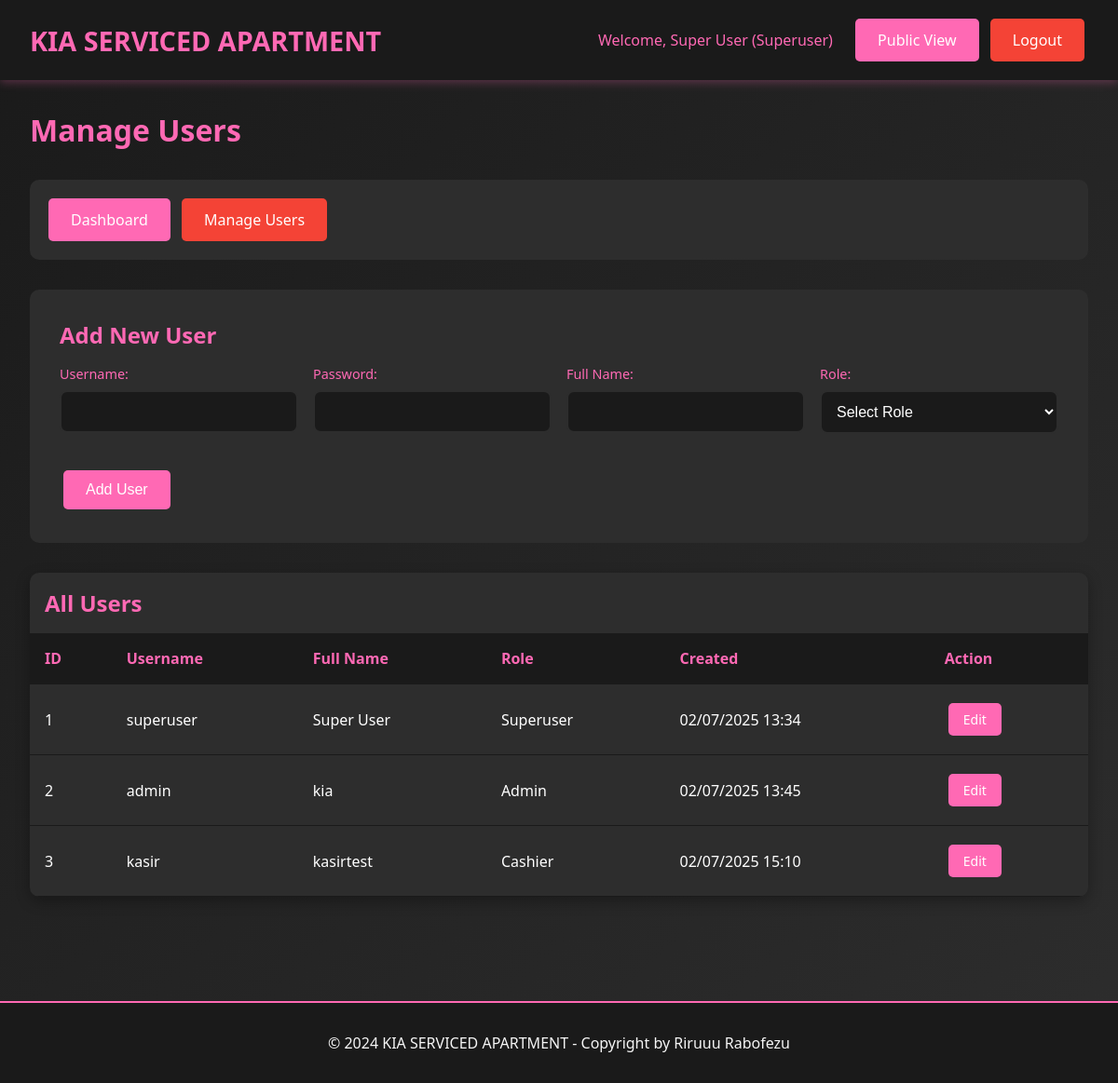
Before: /admin/users.php (signed in) with the older database file.
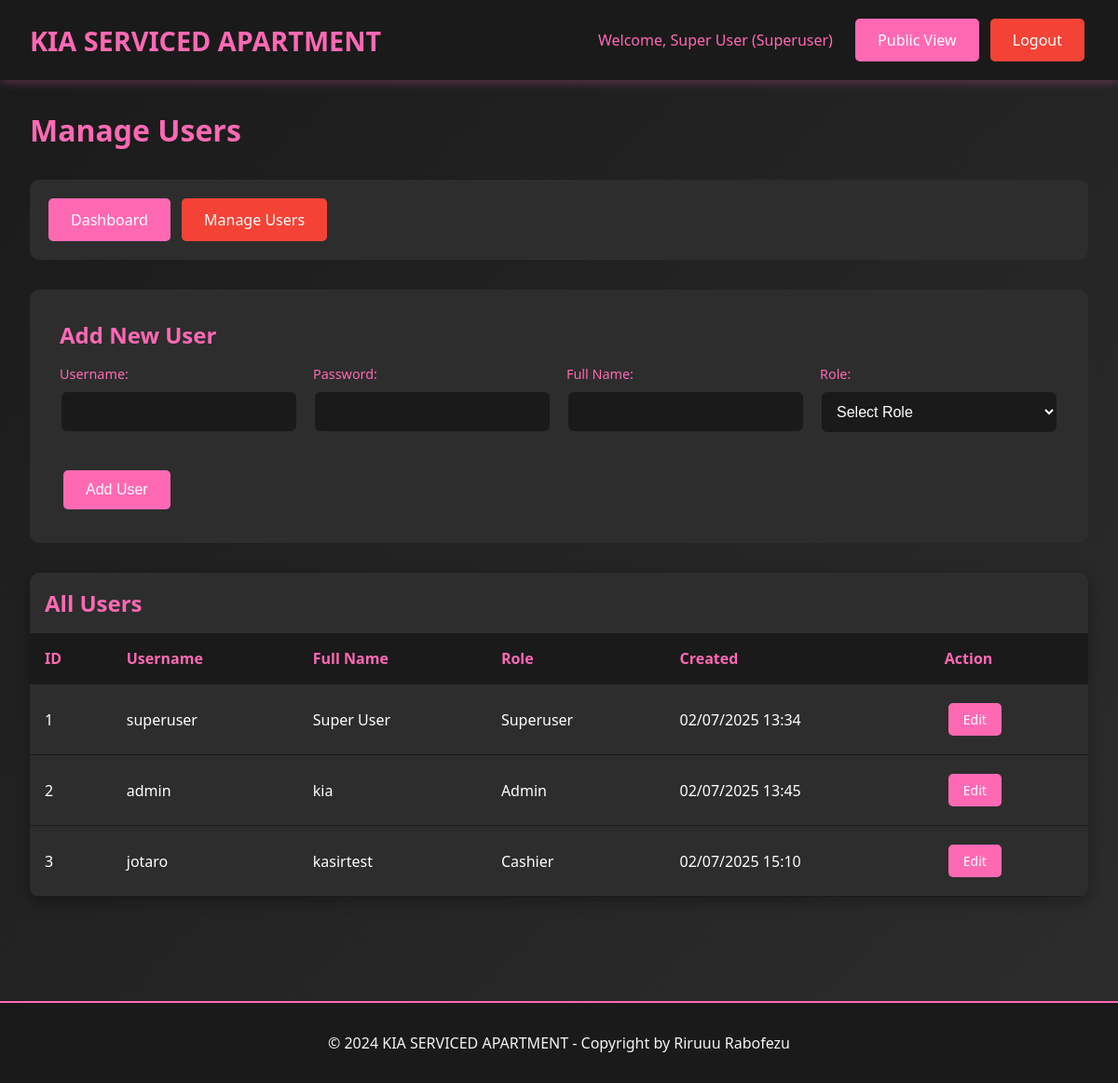
After: the same page with the newer database file.
### tables this page shows
CREATE TABLE `users` (
  `id` int(11) NOT NULL,
  `username` varchar(50) NOT NULL,
  `password` varchar(255) NOT NULL,
  `full_name` varchar(100) NOT NULL,
  `role` enum('superuser','admin','cashier') NOT NULL,
  `created_at` timestamp NOT NULL DEFAULT CURRENT_TIMESTAMP,
  `updated_at` timestamp NOT NULL DEFAULT CURRENT_TIMESTAMP ON UPDATE CURRENT_TIMESTAMP
);

### includes/config.php (called while the page is built, shortened)
<?php
function formatDateTime($datetime) {
    return date('d/m/Y H:i', strtotime($datetime));
}
?>

### admin/users.php (the view, shortened to what this page needs)
<?php
require_once "../includes/config.php";
$stmt = $pdo->query("SELECT * FROM users ORDER BY role, full_name");
$users = $stmt->fetchAll();
?>
<!DOCTYPE html>
<html lang="id">
<head>
    <link rel="stylesheet" href="../assets/css/style.css">
</head>
<body>
    <header class="header">
        <div class="header-content">
            <a href="../index.php" class="logo">KIA SERVICED APARTMENT</a>
            <div>
                <span style="color: var(--primary-pink); margin-right: 1rem;">
                    Welcome, <?php echo htmlspecialchars($_SESSION["full_name"]); ?> (<?php echo ucfirst($_SESSION["user_role"]); ?>)
                </span>
                <a href="../index.php" class="btn btn-primary">Public View</a>
                <a href="../includes/logout.php" class="btn btn-danger">Logout</a>
            </div>
        </div>
    </header>
    <div class="container">
        <h1 style="color: var(--primary-pink); margin-bottom: 2rem;">Manage Users</h1>
        <div style="background: var(--dark-gray); padding: 1rem; border-radius: 10px; margin-bottom: 2rem;">
            <a href="dashboard.php" class="btn btn-primary">Dashboard</a>
            <a href="users.php" class="btn btn-danger">Manage Users</a>
        </div>
        <div style="background: var(--dark-gray); padding: 2rem; border-radius: 10px; margin-bottom: 2rem;">
            <h2 style="color: var(--primary-pink); margin-bottom: 1rem;">Add New User</h2>
            <form method="POST">
                <div style="display: grid; grid-template-columns: repeat(auto-fit, minmax(250px, 1fr)); gap: 1rem;">
                    <div class="form-group">
                        <label>Username:</label>
                        <input type="text" name="username" class="form-control" required>
                    </div>
                    <div class="form-group">
                        <label>Password:</label>
                        <input type="password" name="password" class="form-control" required>
                    </div>
                    <div class="form-group">
                        <label>Full Name:</label>
                        <input type="text" name="full_name" class="form-control" required>
                    </div>
                    <div class="form-group">
                        <label>Role:</label>
                        <select name="role" class="form-control" required>
                            <option value="">Select Role</option>
                        </select>
                    </div>
                </div>
                <div style="margin-top: 1rem;">
                    <button type="submit" class="btn btn-primary">Add User</button>
                </div>
            </form>
        </div>
        <div class="table-container">
            <h2 style="color: var(--primary-pink); margin: 1rem;">All Users</h2>
            <table class="table">
                <thead>
                    <tr>
                        <th>ID</th>
                        <th>Username</th>
                        <th>Full Name</th>
                        <th>Role</th>
                        <th>Created</th>
                        <th>Action</th>
                    </tr>
                </thead>
                <tbody>
                    <?php foreach ($users as $user): ?>
                    <tr>
                        <td><?php echo $user["id"]; ?></td>
                        <td><?php echo htmlspecialchars($user["username"]); ?></td>
                        <td><?php echo htmlspecialchars($user["full_name"]); ?></td>
                        <td><?php echo ucfirst($user["role"]); ?></td>
                        <td><?php echo formatDateTime($user["created_at"]); ?></td>
                        <td>
                            <a href="users.php?edit_id=<?php echo $user["id"]; ?>" class="btn btn-sm btn-primary">Edit</a>
                        </td>
                    </tr>
                    <?php endforeach; ?>
                </tbody>
            </table>
        </div>
    </div>
    <footer class="footer">
        <p>&copy; 2024 KIA SERVICED APARTMENT - Copyright by Riruuu Rabofezu</p>
    </footer>
</body>
</html>

Changed rows visible on the page:
changed users "kasirtest": username "kasir" → "jotaro"
